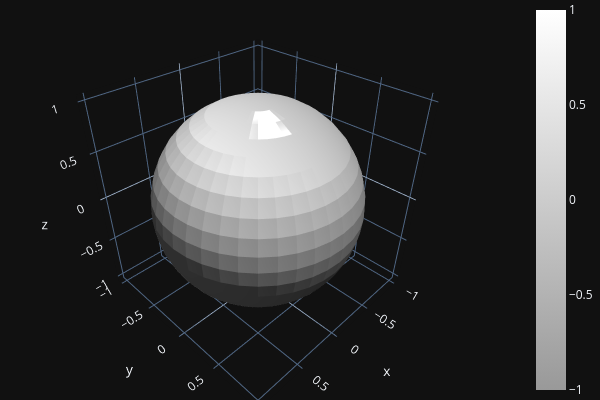

Write notebook code for a chart like this one.
### Code cell
o3d.visualization.draw_plotly([mesh])

### Figure 1 — Plotly figure (JSON) as saved in the notebook; plotly's stock layout.template omitted (floating-point values rounded to 4 significant figures; data arrays with more than 128 entries replaced by an {"elided": "..."} marker saying what was removed)
{"data": [{"colorscale": [[0, "rgb(153, 153, 153)"], [1.0, "rgb(255,255,255)"]], "flatshading": true, "i": {"elided": "1520 int values"}, "intensity": {"elided": "762 float values"}, "j": {"elided": "1520 int values"}, "k": {"elided": "1520 int values"}, "lighting": {"ambient": 0.18, "diffuse": 1, "facenormalsepsilon": 1e-15, "fresnel": 0.1, "roughness": 0.05, "specular": 1, "vertexnormalsepsilon": 1e-15}, "lightposition": {"x": 100, "y": 200, "z": 0}, "x": {"elided": "762 float values"}, "y": {"elided": "762 float values"}, "z": {"elided": "762 float values"}, "type": "mesh3d"}], "layout": {"height": 400, "margin": {"b": 0, "l": 0, "r": 0, "t": 0}, "showlegend": false, "width": 600, "scene": {"camera": {"center": {"x": 0, "y": 0, "z": 0}, "up": {"x": 0, "y": 0, "z": 1}}}}}
